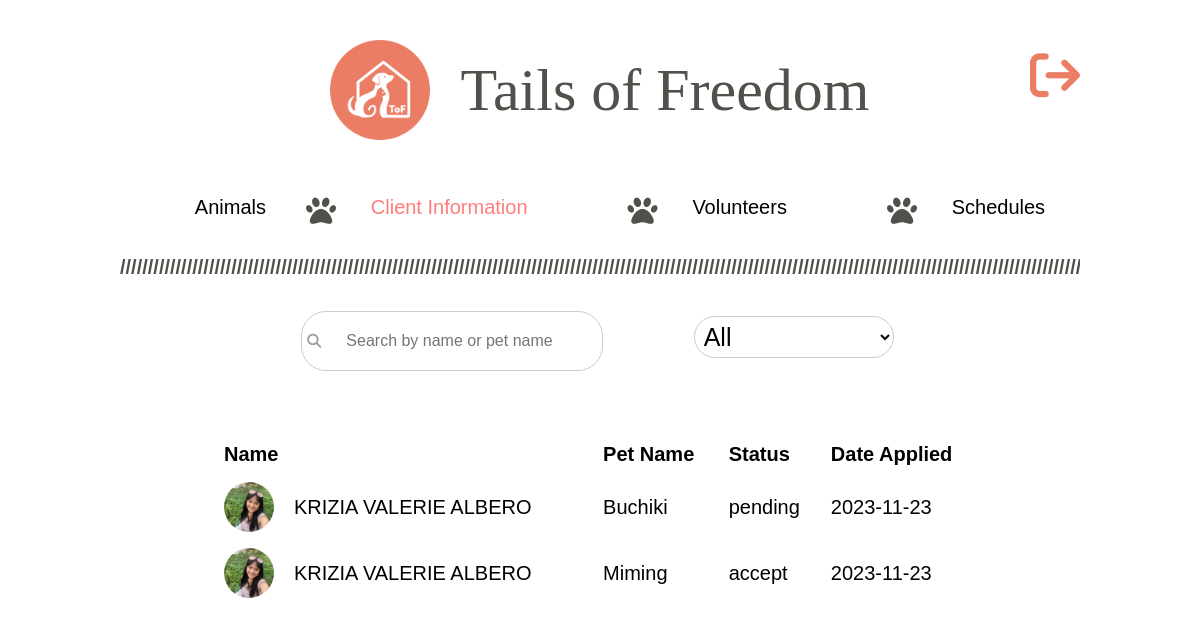
/client_information (signed in), run on the app's committed database.
### models/ClientAnimal.py (models this page shows)
class ClientAnimal(db.Model):
    client_id = db.Column(db.Integer, db.ForeignKey('client.id'), primary_key=True)
    animal_id = db.Column(db.Integer, db.ForeignKey('animal.id'), primary_key=True)
    status = db.Column(db.String(20))  # Pending, Approved, Declined
    date_applied = db.Column(db.Date)
    appointment_date = db.Column(db.Date)
    time_applied = db.Column(db.String(8))
    client = db.relationship('Client', back_populates='animals')
    animal = db.relationship('Animal', back_populates='clients')

### models/Client.py (models this page shows)
class Client(db.Model):
    id = db.Column(db.Integer, primary_key=True)
    first_name = db.Column(db.String(30), nullable=False)
    last_name = db.Column(db.String(30), nullable=False)
    email = db.Column(db.String(120), unique=True, nullable=False, name="unique_email_constraint")
    username = db.Column(db.String(20), unique=False, nullable=False)
    password = db.Column(db.String(60), nullable=True)
    age = db.Column(db.Integer)
    address = db.Column(db.String(100))
    contact_number = db.Column(db.String(20))
    email_address = db.Column(db.String(100))
    reason_to_qualify = db.Column(db.Text)
    employment_status = db.Column(db.String(20))
    number_of_pets = db.Column(db.Integer)
    animal_id = db.Column(db.Integer, db.ForeignKey('animal.id', name='fk_client_animal_id'))
    animals = db.relationship('ClientAnimal', back_populates='client')
    volunteers = db.relationship('Volunteer', back_populates='client')
    image_path = db.Column(db.String(200))  # Adjust the length as needed

### models/AnimalDetail.py (models this page shows)
class AnimalDetails(db.Model):
    id = db.Column(db.Integer, primary_key=True)
    animal_id = db.Column(db.Integer, db.ForeignKey('animal.id'), nullable=False)
    name = db.Column(db.String(50), nullable=False)
    tag_number = db.Column(db.String(20))
    status = db.Column(db.String(20))
    estimated_age = db.Column(db.Integer)
    animal_status = db.Column(db.String(20))
    current_weight = db.Column(db.Float)
    date_of_birth = db.Column(db.Date)
    date_of_arrival = db.Column(db.Date)
    animal_type = db.Column(db.String(50))
    coat_type = db.Column(db.String(50))
    primary_color = db.Column(db.String(50))
    secondary_color = db.Column(db.String(50))
    breed = db.Column(db.String(50))
    gender = db.Column(db.String(10))

### routes/admin_routes.py (the view)
@admin_blueprint.route('/client_information')
def show_clients():
    if 'username' in session:
        clientanimals= ClientAnimal.query.filter(not_(ClientAnimal.status.is_(None))).all()
        return render_template('client_information.html', clientanimals=clientanimals)
    else:
        return redirect(url_for('auth.login'))

### app.py (called while the page is built, shortened)
def create_notifications():
    current_time = datetime.now()
    schedules = Schedule.query.all()
    flashed_schedule_ids = session.get('flashed_schedule_ids', [])
    session['flashed_schedule_ids'] = flashed_schedule_ids

@app.before_request
def before_admin_request():
    if request.blueprint == 'admin':
        create_notifications()

### templates/client_information.html (shortened to what this page needs)
{% extends "layout.html" %} {% block title %}Client Information - Tails Of Freedom{% endblock %} {% block content %}
<br><br>
<div style="width:80%;margin:auto;display: flex;justify-content: space-evenly;">
    <div class="search-container">
        <i class="fas fa-search"></i>
        <input type="text" class="search-input" placeholder="Search by name or pet name" style="padding: 10px; background-color: transparent">
    </div>
    <div class="sort-container">
        <div class="custom-select">
            <select id="sort-by" style="font-size: 25px;">
                <option value="all">All</option>
            </select>
        </div>
    </div>
</div>
<br><br>
<br><br>
<div style="width: 100%; margin: auto; display: flex;font-size: 20px;">
    <table>
        <tr>
            <th>Name</th>
            <th>Pet Name</th>
            <th>Status</th>
            <th>Date Applied</th>
        </tr>
        {% for clientanimal in clientanimals %}
        <tr class="clickable-row" style="cursor: pointer" data-href="{{ url_for('admin.edit_client_animal', client_id=clientanimal.client_id, animal_id=clientanimal.animal_id) }}">
            <td style="display: flex;align-items: center;gap: 20px;"> <img src="{% if 'uploaded_images/' in clientanimal.client.image_path or '/' == clientanimal.client.image_path[:1] %}/static/{{ clientanimal.client.image_path }}{% else %}{{ volunteer.client.image_path }}{% endif %}" width="50px" height="50px"
                    alt=" " style="border-radius: 100%;"> {{ clientanimal.client.first_name }} {{ clientanimal.client.last_name }}</td>
            <td>{{ clientanimal.animal.details.name if clientanimal.animal.details.name else 'N/A' }}</td>
            <td>{{ clientanimal.status }}</td>
            <td>{{ clientanimal.date_applied }}</td>
        </tr>
        {% endfor %}
    </table>
</div>
</div>
</body>
</html>
{% endblock %}

### static/styles.css (style rules this page uses)
body { margin: 0; padding: 0; font-family: 'Poppins', sans-serif; font-size: 14px; min-height: 106vh; position: relative; }
input { background-color: #ffd4d4; margin: 25px; border: none; border-radius: 10px; padding: 10px; padding-top: 25px; padding-bottom: 25px; width: 87%; margin: 10px; }
.search-container { display: flex; align-items: center; width: 300px; border: 1px solid #ccc; border-radius: 25px; }
i.fas.fa-search { color: #999; padding: 5px; }
input.search-input { border: none; outline: none; width: 100%; font-size: 16px; }
.sort-container { display: flex; align-items: center; width: 200px; padding: 5px; border-radius: 25px; height: 50px; flex-direction: column; }
.custom-select { position: relative; width: 100%; }
.custom-select select { width: 100%; background: transparent; border-radius: 25px; border: 1px solid #ccc; padding: 5px; }
table { border-collapse: collapse; width: 80%; margin: auto; }
th, td { padding: 8px; text-align: left; font-family: 'Poppins', sans-serif; }
th { font-weight: bolder; font-size: 20px; }
tr { padding: 25px; }

### data on the page
ClientAnimal: image_path (picture), client.first_name "KRIZIA VALERIE", client.last_name "ALBERO", animal.details "Buchiki", status "pending", date_applied "2023-11-23"
ClientAnimal: image_path (picture), client.first_name "KRIZIA VALERIE", client.last_name "ALBERO", animal.details "Miming", status "accept", date_applied "2023-11-23"
